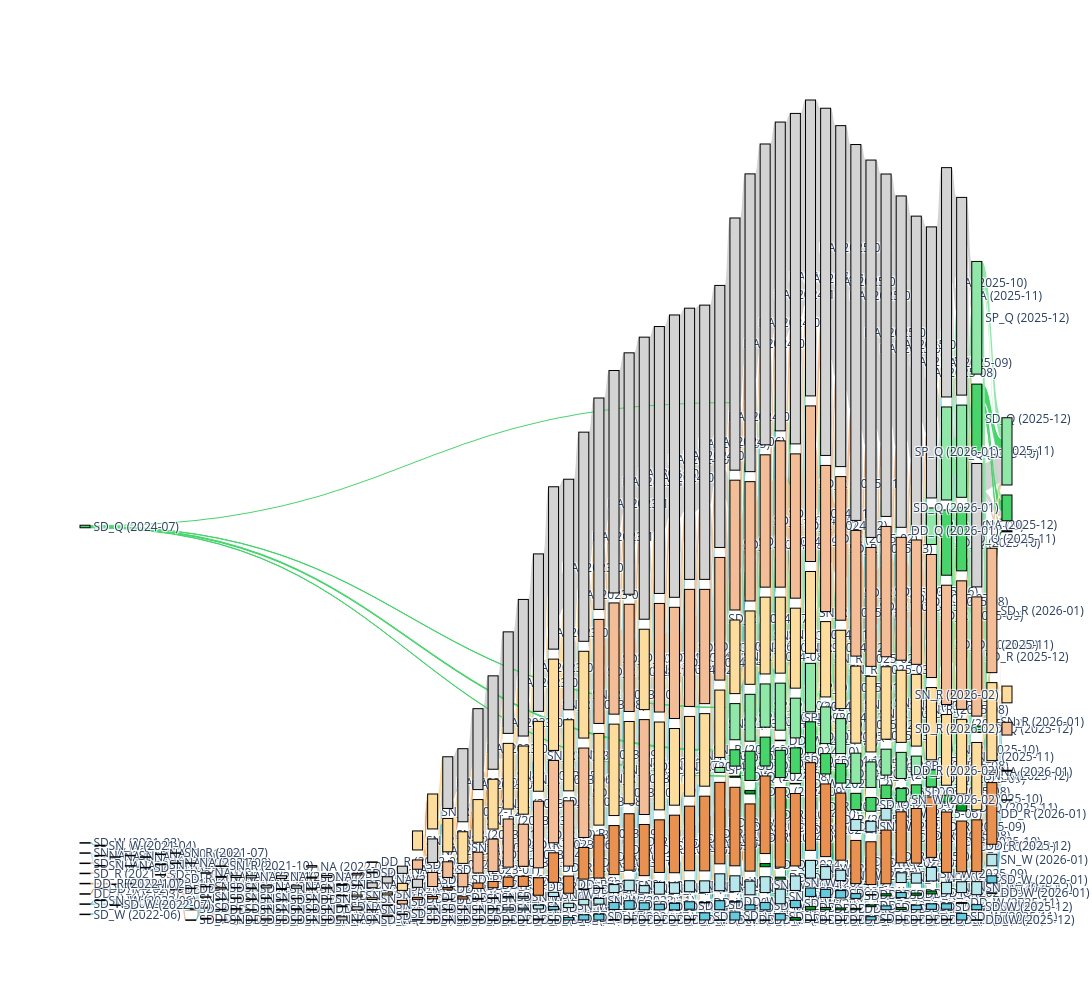

This figure's notebook cell:
### Code cell
import plotly.graph_objects as go

fig = go.Figure(data=[go.Sankey(
    node=dict(
        label=labels,
        pad=10,
        thickness=10,
        line=dict(
            color=node_colors,   # border matches fill
            width=1
        ),
        color=node_colors
    ),
    link=dict(
        source=flows_cal['source_id'],
        target=flows_cal['target_id'],
        value=flows_cal['value'],
        color=link_colors
    )
)])

fig.update_layout(
    width=1500,   # try 2000–4000
    height=1000
)

fig.show()

### Figure 1 — Plotly figure (JSON) as saved in the notebook; plotly's stock layout.template omitted (floating-point values rounded to 4 significant figures; data arrays with more than 128 entries replaced by an {"elided": "..."} marker saying what was removed)
{"data": [{"link": {"color": {"elided": "2026 str values"}, "source": {"elided": "2026 int values"}, "target": {"elided": "2026 int values"}, "value": {"elided": "2026 int values"}}, "node": {"color": {"elided": "430 str values"}, "label": {"elided": "430 str values"}, "line": {"color": {"elided": "430 str values"}, "width": 1}, "pad": 10, "thickness": 10}, "type": "sankey"}], "layout": {"height": 1000, "width": 1500}}
